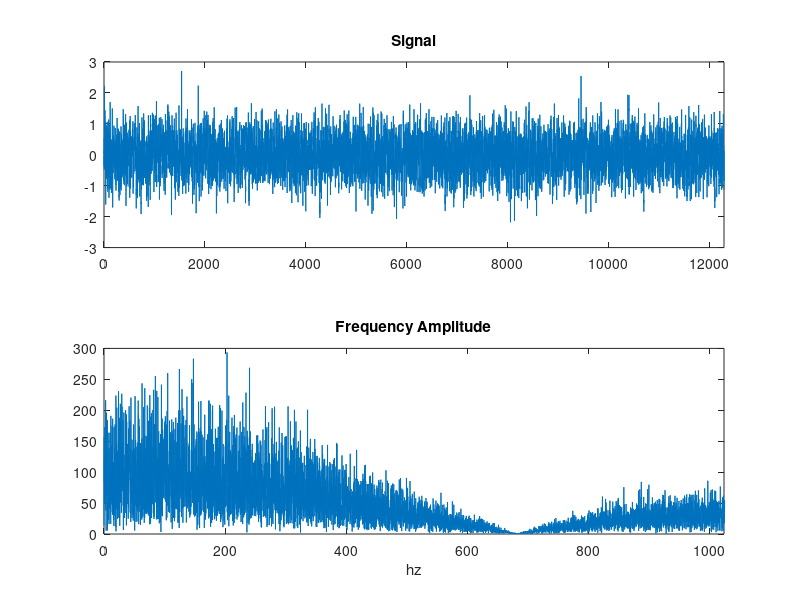
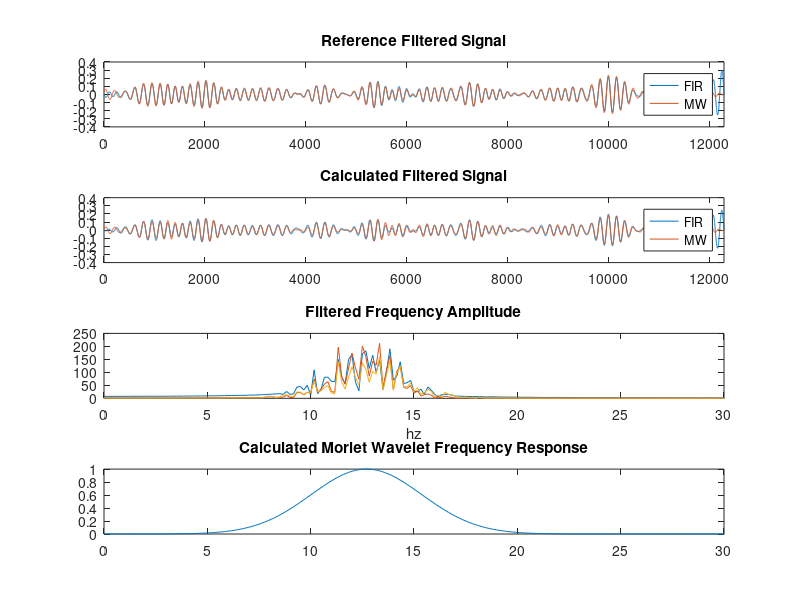
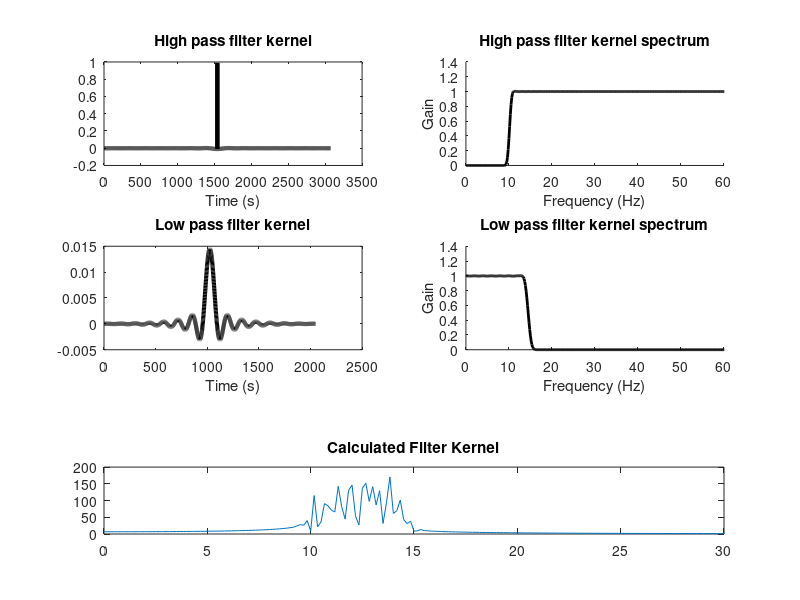

The MATLAB script that drew these images, in order:
% Code challenge to match filtering of reference signals from professor using
% a FIR filter then a Morlet Wavelet
load wavelet_codeChallenge.mat

% Setup plotting figures
figFilterKernels = figure(3), clf;
set(figFilterKernels,'name','Filter Kernels');
clf(figFilterKernels);

figSignals = figure(1), clf;
numpts = length(signal);
subplot(2,1,1);
plot(signal);
xlim([0 numpts]);
title('Signal');

subplot(2,1,2);
signalX = abs(fft(signal,numpts));
hz = linspace(0,srate,numpts);
plot(hz,signalX);
xlim([0 srate/2]);
xlabel('hz');
title('Frequency Amplitude');

% SignalFIR & signaMW
figFiltered = figure(2), clf; 
hold on;
numpts = length(signalFIR);
subplot(4,1,1);
plot((1:numpts),signalFIR,(1:numpts),signalMW);
xlim([0 numpts]);
title('Reference Filtered Signal');
legend('FIR','MW');



% First implement a FIR filter to match
% High pass first
fcutoff = 10.0;
order   = round( 15*srate/fcutoff );
% 
highPassKern = fir1(order,fcutoff/(srate/2),'high'); 
highPassKernX = abs(fft(highPassKern,numpts)).^2;
% 
figure(figFilterKernels);
subplot(321)
plot(highPassKern,'k','linew',3)
xlabel('Time (s)')
title('High pass filter kernel')

subplot(322), hold on
plot(hz,highPassKernX(1:length(hz)),'k','linew',2)
set(gca,'xlim',[0 60])
xlabel('Frequency (Hz)'), ylabel('Gain')
title('High pass filter kernel spectrum')

sigFiltHighPass = filtfilt(highPassKern,1,signal);
sigFiltHightPassX = fft(sigFiltHighPass);

% Low pass next
fcutoff = 15.0;
order   = round( 15*srate/fcutoff );

lowPassKern = fir1(order,fcutoff/(srate/2),'low'); 
lowPassKernX = abs(fft(lowPassKern,numpts)).^2;

figure(figFilterKernels);
subplot(323)
plot(lowPassKern,'k','linew',3)
xlabel('Time (s)')
title('Low pass filter kernel')

subplot(324), hold on
plot(hz,lowPassKernX(1:length(hz)),'k','linew',2)
set(gca,'xlim',[0 60])
xlabel('Frequency (Hz)'), ylabel('Gain')
title('Low pass filter kernel spectrum')

sigFiltLowPass = filtfilt(lowPassKern,1,sigFiltHighPass);
sigFiltLowPassX = abs(fft(sigFiltLowPass));



subplot(4,1,4);
plot(hz,sigFiltLowPassX);
xlim([0 30]);
title('Calculated Filter Kernel');

%%%%%%%%%%%%%%%%%%%%%%%%%%%%%%%%%%%%%
% Morley wavelet 

% parameters
ffreq = 12.7;
fwhm = .14; 
wavTimeVec = -3:1/srate:3;

% Transpose into column vector to match signal format in .mat format
morWavelet = (cos(2*pi*ffreq*wavTimeVec) .* exp((-4*log(2)*wavTimeVec.^2) / fwhm.^2))';


% Remember that the length of convolution plus the length of the filter
% kernel minus 1
nConv = numpts + length(wavTimeVec) - 1;
convWingWidth = floor(length(wavTimeVec)/2)+1; % Used to trim of the wings of convolution
waveHz = linspace(0,srate,nConv);
morwavX = fft(morWavelet,nConv);
% Normalize to avoid amplification

morwavX = 1.0 * morwavX ./ max(morwavX); % Two filtere passes

morwavFilteredFrequencyDomain = morwavX .* fft(signal,nConv);
morwavFilteredTimeDomain = ifft(morwavFilteredFrequencyDomain);

morwavFilteredTimeDomain = real(morwavFilteredTimeDomain(convWingWidth:end-convWingWidth+1));

revFiltTimeDomain = flip(morwavFilteredTimeDomain);
revFiltFreqDomain = morwavX .* fft(revFiltTimeDomain,nConv);

% Filtering shifts the phase, unshift by flipping, filtering, re-flipping
% back
zeroPhaseTimeDomain = real(ifft(revFiltFreqDomain));
zeroPhaseTimeDomain = zeroPhaseTimeDomain(convWingWidth:end-convWingWidth+1);
zeroPhaseTimeDomain = flip(zeroPhaseTimeDomain);

figure(figFiltered)

subplot(4,1,2);
plot((1:numpts),sigFiltLowPass,(1:numpts),zeroPhaseTimeDomain);
xlim([0 numpts]);
title('Calculated Filtered Signal');
legend('FIR','MW');

subplot(4,1,4);
plot(waveHz,abs(morwavX(1:length(waveHz))));
xlim([0 30]);
title('Calculated Morlet Wavelet Frequency Response');

subplot(4,1,3);
signalX = abs(fft(signalFIR,numpts));
signalMWX = abs(fft(signalMW,numpts));
morwavFilteredTimeDomainX = abs(fft(zeroPhaseTimeDomain,numpts));
hz = linspace(0,srate,numpts);
plot(hz,signalX,hz,signalMWX,hz,morwavFilteredTimeDomainX);
xlim([0 30]);
xlabel('hz');
title('Filtered Frequency Amplitude');
